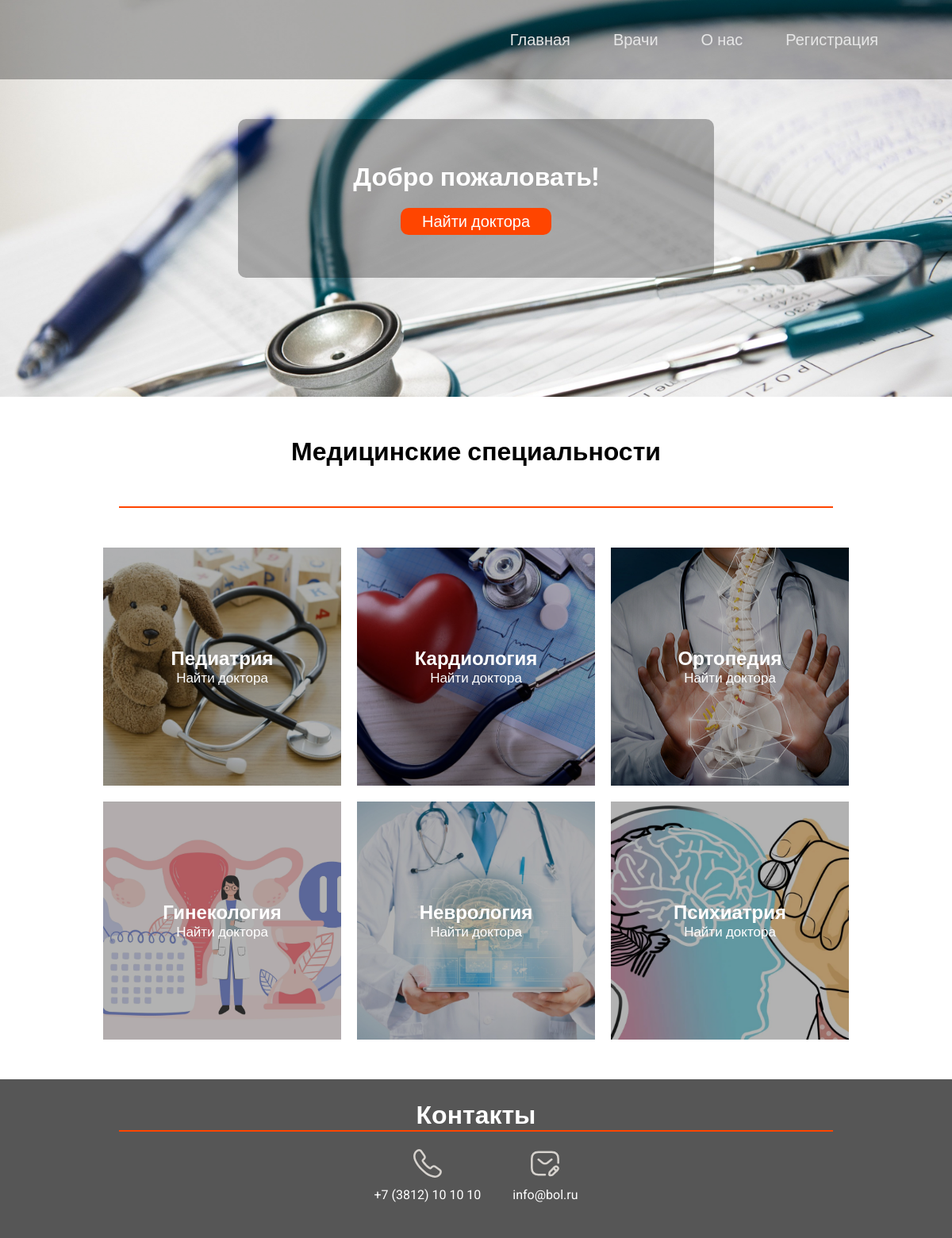
The page / on the database its author committed.
### tables this page shows
CREATE TABLE `specialties` (
  `id` int NOT NULL,
  `name` varchar(255) NOT NULL,
  `img` varchar(255) NOT NULL
);

### index.php (the view, shortened to what this page needs)
<?php
include "components/header.php";
?>
<main>
<div class="board">
    <div class="find">
        <h1>Добро пожаловать!</h1>
        <a href="doctors.php">Найти доктора</a>
    </div>
</div>
<h1>Медицинские специальности</h1>
<div class="line"></div>
<div class="specialties">
    <?php
    $specialties = $core->query("SELECT * FROM `specialties`");
    while($specialt = $specialties->fetch_assoc()){
        ?>
            <form action="components/user/filter.php" name="filter" method="post" class="specialt" style="background-image: url(/img/specialties/<?= $specialt['img']?>)">
                <div class="spec">
                    <p><?= $specialt['name']?></p>
                    <button name="search">Найти доктора</button>
                </div>
            </form>
        <?php
    }
    ?>
</div>
</main>
<?php
include "components/footer.php";
?>

### css/index.css (style rules this page uses)
* { padding: 0; margin: 0; font-family: 'Roboto', sans-serif; }
main { display: flex; justify-content: center; align-items: center; flex-direction: column; gap: 50px; }
.board { width: 100%; height: 500px; background: url('/img/2.jpg'); background-size: 100% auto; display: flex; justify-content: center; align-items: center; }
.find { height: 200px; width: 600px; background-color: rgba(0, 0, 0, 0.3); border-radius: 10px; color: #fff; display: flex; flex-direction: column; align-items: center; justify-content: center; }
.find a { margin-top: 20px; font-size: 20px; text-decoration: none; color: #fff; width: 180px; padding: 5px; border-radius: 10px; background-color: orangered; text-align: center; }
.specialties { display: flex; flex-direction: row; flex-wrap: wrap; width: 1200px; height: auto; gap: 20px; justify-content: center; align-items: center; }
.specialt { width: 300px; height: 300px; background-size: auto 100%; background-position: center; color: #fff; font-size: 24px; font-weight: 700; overflow: hidden; }
.spec { background-color: rgba(0, 0, 0, 0.3); width: 300px; height: 300px; display: flex; flex-direction: column; justify-content: center; align-items: center; transition: 0.3s ease-in-out; }
.specialt button { background-color: rgba(0, 0, 0, 0); border: none; color: #fff; font-size: 17px; font-weight: 500; text-decoration: none; }
.line { background-color: orangered; width: 900px; height: 2px; }

### rows shown on the page
specialties: img (picture), name "Педиатрия"
specialties: img (picture), name "Кардиология"
specialties: img (picture), name "Ортопедия"
specialties: img (picture), name "Гинекология"
specialties: img (picture), name "Неврология"
specialties: img (picture), name "Психиатрия"
